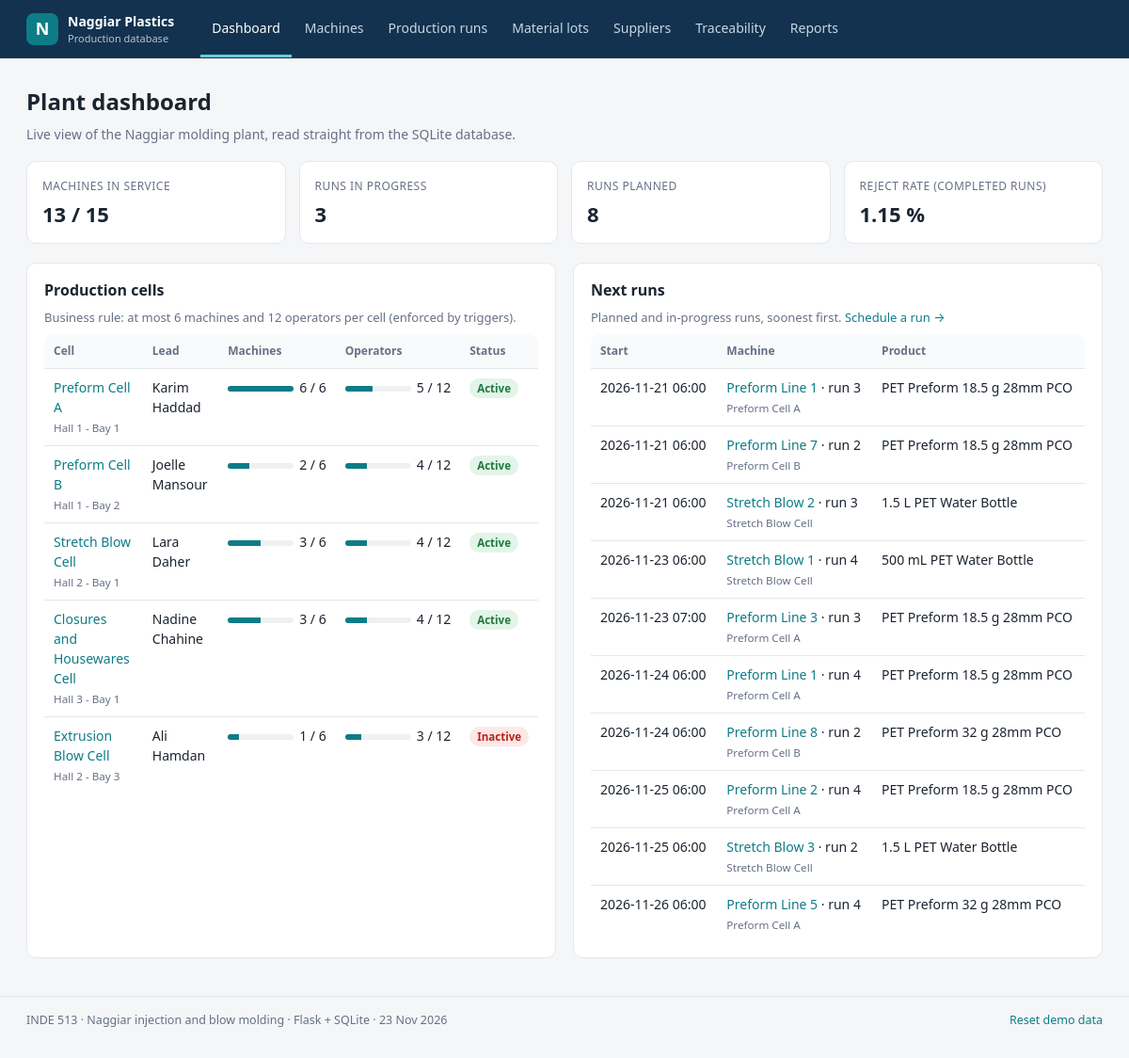
The page / on the database its author committed.
### tables this page shows
CREATE TABLE ProductionCell (
    cellId INTEGER PRIMARY KEY,
    cellName VARCHAR(50) NOT NULL UNIQUE,
    location VARCHAR(100) NOT NULL,
    cellStatus VARCHAR(20) NOT NULL DEFAULT 'Active',
    operatorId INT NOT NULL UNIQUE,
    FOREIGN KEY (operatorId)
        REFERENCES Operator(operatorId)
        DEFERRABLE INITIALLY DEFERRED,
    CHECK (cellId > 0),
    CHECK (length(cellName) BETWEEN 1 AND 50),
    CHECK (length(location) <= 100),
    CHECK (cellStatus IN ('Active', 'Inactive'))
);

CREATE TABLE ProductionRun (
    machineId INT NOT NULL,
    runNo INT NOT NULL,
    plannedStart DATETIME NOT NULL,
    plannedEnd DATETIME NOT NULL,
    actualStart DATETIME,
    actualEnd DATETIME,
    runStatus VARCHAR(20) NOT NULL DEFAULT 'Planned',
    quantityProduced INT,
    quantityRejected INT,
    moldId INT NOT NULL,
    PRIMARY KEY (machineId, runNo),
    FOREIGN KEY (machineId)
        REFERENCES Machine(machineId),
    FOREIGN KEY (moldId)
        REFERENCES Mold(moldId),
    CHECK (runNo > 0),
    CHECK (plannedStart IS strftime('%Y-%m-%d %H:%M', plannedStart)),
    CHECK (plannedEnd IS strftime('%Y-%m-%d %H:%M', plannedEnd)),
    CHECK (actualStart IS strftime('%Y-%m-%d %H:%M', actualStart)),
    CHECK (actualEnd IS strftime('%Y-%m-%d %H:%M', actualEnd)),
    CHECK (plannedEnd > plannedStart),
    CHECK (actualEnd > actualStart),
    CHECK (runStatus IN ('Planned', 'InProgress', 'Completed', 'Cancelled')),
    CHECK (quantityProduced > 0),
    CHECK (quantityRejected BETWEEN 0 AND quantityProduced)
);

CREATE TABLE Machine (
    machineId INTEGER PRIMARY KEY,
    assetTag CHAR(8) NOT NULL UNIQUE,
    machineName VARCHAR(50) NOT NULL,
    moldingType VARCHAR(20) NOT NULL,
    manufacturer VARCHAR(50),
    model VARCHAR(50),
    clampingForceKN DECIMAL(10,2) NOT NULL,
    installationDate DATE,
    machineStatus VARCHAR(20) NOT NULL DEFAULT 'Available',
    cellId INT NOT NULL,
    FOREIGN KEY (cellId)
        REFERENCES ProductionCell(cellId),
    CHECK (machineId > 0),
    CHECK (length(assetTag) = 8),
    CHECK (length(machineName) <= 50),
    CHECK (moldingType IN ('Injection', 'Blow')),
    CHECK (length(manufacturer) <= 50),
    CHECK (length(model) <= 50),
    CHECK (clampingForceKN > 0),
    CHECK (installationDate IS date(installationDate)),
    CHECK (machineStatus IN ('Available', 'InUse', 'UnderMaintenance', 'Inactive'))
);

CREATE TABLE Product (
    productId INTEGER PRIMARY KEY,
    productName VARCHAR(50) NOT NULL,
    moldingType VARCHAR(20) NOT NULL,
    unitWeightG DECIMAL(10,2) NOT NULL,
    foodContactRequired VARCHAR(3) NOT NULL DEFAULT 'No',
    productStatus VARCHAR(20) NOT NULL DEFAULT 'Active',
    CHECK (productId > 0),
    CHECK (length(productName) <= 50),
    CHECK (moldingType IN ('Injection', 'Blow')),
    CHECK (unitWeightG > 0),
    CHECK (foodContactRequired IN ('Yes', 'No')),
    CHECK (productStatus IN ('Active', 'Inactive'))
);

### app.py (the view)
@app.route("/")
def index():
    stats = {
        "machines": query("SELECT COUNT(*) AS n FROM Machine", one=True)["n"],
        "in_service": query(
            "SELECT COUNT(*) AS n FROM Machine WHERE machineStatus IN ('Available','InUse')",
            one=True)["n"],
        "in_progress": query(
            "SELECT COUNT(*) AS n FROM ProductionRun WHERE runStatus = 'InProgress'",
            one=True)["n"],
        "planned": query(
            "SELECT COUNT(*) AS n FROM ProductionRun WHERE runStatus = 'Planned'",
            one=True)["n"],
        "reject_rate": query(
            """SELECT ROUND(100.0 * SUM(quantityRejected) / SUM(quantityProduced), 2) AS r
               FROM ProductionRun WHERE runStatus = 'Completed'""", one=True)["r"],
    }
    cells = query("""
        SELECT ProductionCell.cellId, ProductionCell.cellName, ProductionCell.location,
               ProductionCell.cellStatus,
               Lead.firstName || ' ' || Lead.lastName AS leadName,
               COUNT(DISTINCT Machine.machineId) AS machineCount,
               COUNT(DISTINCT Operator.operatorId) AS operatorCount
        FROM ProductionCell
        JOIN Operator AS Lead ON ProductionCell.operatorId = Lead.operatorId
        LEFT OUTER JOIN Machine ON ProductionCell.cellId = Machine.cellId
        LEFT OUTER JOIN Operator ON ProductionCell.cellId = Operator.cellId
        GROUP BY ProductionCell.cellId
        ORDER BY ProductionCell.cellId""")
    upcoming = query("""
        SELECT ProductionRun.machineId, ProductionRun.runNo, ProductionRun.plannedStart,
               ProductionCell.cellName, Machine.machineName, Product.productName
        FROM ProductionRun
        JOIN Machine ON ProductionRun.machineId = Machine.machineId
        JOIN ProductionCell ON Machine.cellId = ProductionCell.cellId
        JOIN Mold ON ProductionRun.moldId = Mold.moldId
        JOIN Product ON Mold.productId = Product.productId
        WHERE ProductionRun.runStatus IN ('Planned', 'InProgress')
        ORDER BY ProductionRun.plannedStart ASC
        LIMIT 10""")
    return render_template("index.html", stats=stats, cells=cells, upcoming=upcoming)

### app.py (called while the page is built)
def get_db():
    if "db" not in g:
        g.db = sqlite3.connect(DB_PATH)
        g.db.row_factory = sqlite3.Row
        g.db.execute("PRAGMA foreign_keys = ON")
    return g.db

def query(sql, args=(), one=False):
    rows = get_db().execute(sql, args).fetchall()
    if one:
        return rows[0] if rows else None
    return rows

@app.context_processor
def inject_globals():
    return {"today": datetime.now().strftime("%d %b %Y")}

### templates/index.html
{% extends "base.html" %}
{% block content %}
<h1>Plant dashboard</h1>
<p class="lead">Live view of the Naggiar molding plant, read straight from the SQLite database.</p>
<div class="cards">
  <div class="card"><span>Machines in service</span><b>{{ stats.in_service }} / {{ stats.machines }}</b></div>
  <div class="card"><span>Runs in progress</span><b>{{ stats.in_progress }}</b></div>
  <div class="card"><span>Runs planned</span><b>{{ stats.planned }}</b></div>
  <div class="card"><span>Reject rate (completed runs)</span><b>{{ stats.reject_rate }} %</b></div>
</div>
<div class="grid2">
  <section class="panel">
    <h2>Production cells</h2>
    <p class="hint">Business rule: at most 6 machines and 12 operators per cell (enforced by triggers).</p>
    <table>
      <tr><th>Cell</th><th>Lead</th><th>Machines</th><th>Operators</th><th>Status</th></tr>
      {% for c in cells %}
      <tr>
        <td><a href="{{ url_for('machines', cell=c.cellId) }}">{{ c.cellName }}</a><br><small>{{ c.location }}</small></td>
        <td>{{ c.leadName }}</td>
        <td><div class="bar"><i style="width: {{ (c.machineCount / 6 * 100)|round }}%"></i></div>{{ c.machineCount }} / 6</td>
        <td><div class="bar"><i style="width: {{ (c.operatorCount / 12 * 100)|round }}%"></i></div>{{ c.operatorCount }} / 12</td>
        <td><span class="tag {{ c.cellStatus }}">{{ c.cellStatus }}</span></td>
      </tr>
      {% endfor %}
    </table>
  </section>
  <section class="panel">
    <h2>Next runs</h2>
    <p class="hint">Planned and in-progress runs, soonest first. <a href="{{ url_for('run_new') }}">Schedule a run &rarr;</a></p>
    <table>
      <tr><th>Start</th><th>Machine</th><th>Product</th></tr>
      {% for r in upcoming %}
      <tr>
        <td>{{ r.plannedStart }}</td>
        <td><a href="{{ url_for('machine_detail', machine_id=r.machineId) }}">{{ r.machineName }}</a> &middot; run {{ r.runNo }}<br><small>{{ r.cellName }}</small></td>
        <td>{{ r.productName }}</td>
      </tr>
      {% endfor %}
    </table>
  </section>
</div>
{% endblock %}

### static/style.css (style rules this page uses)
:root { --ink:#1b2430;--muted:#667085;--line:#e4e7ec;--bg:#f5f6f8;--navy:#12324f;--accent:#0e7c86;--accent-soft:#e2f3f4;--ok:#1f7a3f;--warn:#b54708;--bad:#b42318; }
* { box-sizing:border-box; }
body { margin:0;font:14px/1.5 'Segoe UI',system-ui,-apple-system,Roboto,Arial,sans-serif;color:var(--ink);background:var(--bg); }
a { color:var(--accent);text-decoration:none; }
h1 { font-size:24px;margin:4px 0 6px; }
h2 { font-size:16px;margin:22px 0 8px; }
.lead { color:var(--muted);margin:0 0 18px; }
.hint,.count { color:var(--muted);font-size:13px;margin:0 0 8px; }
.cards { display:grid;grid-template-columns:repeat(auto-fit,minmax(200px,1fr));gap:14px;margin:14px 0 20px; }
.card { background:#fff;border:1px solid var(--line);border-radius:10px;padding:14px 16px; }
.card span { color:var(--muted);font-size:12px;text-transform:uppercase;letter-spacing:.04em; }
.card b { display:block;font-size:22px;margin-top:4px; }
.grid2 { display:grid;grid-template-columns:1fr 1fr;gap:18px; }
.panel { background:#fff;border:1px solid var(--line);border-radius:10px;padding:16px 18px; }
.panel h2 { margin-top:0; }
.panel table { border:0; }
table { width:100%;border-collapse:collapse;background:#fff;border:1px solid var(--line);border-radius:10px;overflow:hidden; }
th { text-align:left;font-size:12px;color:var(--muted);font-weight:600;background:#f9fafb;padding:9px 10px;border-bottom:1px solid var(--line); }
td { padding:9px 10px;border-bottom:1px solid var(--line);vertical-align:top; }
tr:last-child td { border-bottom:0; }
td small { color:var(--muted); }
.tag { display:inline-block;font-size:11.5px;font-weight:600;padding:2px 8px;border-radius:999px;background:#eef1f4;color:#475467;white-space:nowrap; }
.tag.Active,.tag.Available,.tag.Completed,.tag.Approved { background:#e3f4e8;color:var(--ok); }
.tag.Inactive,.tag.Cancelled { background:#fde8e7;color:var(--bad); }
.bar { width:70px;height:6px;background:#eef1f4;border-radius:4px;display:inline-block;margin-right:6px;vertical-align:middle;overflow:hidden; }
.bar i { display:block;height:100%;background:var(--accent); }
td:has(.bar) { white-space:nowrap; }

### rows shown on the page
ProductionCell: cellName "Preform Cell A", location "Hall 1 - Bay 1", leadName "Karim Haddad", {{ (c.machineCount / 6 * 100)|round }} 100.0 (drawn), machineCount "6", {{ (c.operatorCount / 12 * 100)|round }} 42.0 (drawn), operatorCount "5", cellStatus "Active"
ProductionCell: cellName "Preform Cell B", location "Hall 1 - Bay 2", leadName "Joelle Mansour", {{ (c.machineCount / 6 * 100)|round }} 33.0 (drawn), machineCount "2", {{ (c.operatorCount / 12 * 100)|round }} 33.0 (drawn), operatorCount "4", cellStatus "Active"
ProductionCell: cellName "Stretch Blow Cell", location "Hall 2 - Bay 1", leadName "Lara Daher", {{ (c.machineCount / 6 * 100)|round }} 50.0 (drawn), machineCount "3", {{ (c.operatorCount / 12 * 100)|round }} 33.0 (drawn), operatorCount "4", cellStatus "Active"
ProductionCell: cellName "Closures and Housewares Cell", location "Hall 3 - Bay 1", leadName "Nadine Chahine", {{ (c.machineCount / 6 * 100)|round }} 50.0 (drawn), machineCount "3", {{ (c.operatorCount / 12 * 100)|round }} 33.0 (drawn), operatorCount "4", cellStatus "Active"
ProductionCell: cellName "Extrusion Blow Cell", location "Hall 2 - Bay 3", leadName "Ali Hamdan", {{ (c.machineCount / 6 * 100)|round }} 17.0 (drawn), machineCount "1", {{ (c.operatorCount / 12 * 100)|round }} 25.0 (drawn), operatorCount "3", cellStatus "Inactive"
ProductionRun: plannedStart "2026-11-21 06:00", machineName "Preform Line 1", runNo "3", cellName "Preform Cell A", productName "PET Preform 18.5 g 28mm PCO"
ProductionRun: plannedStart "2026-11-21 06:00", machineName "Preform Line 7", runNo "2", cellName "Preform Cell B", productName "PET Preform 18.5 g 28mm PCO"
ProductionRun: plannedStart "2026-11-21 06:00", machineName "Stretch Blow 2", runNo "3", cellName "Stretch Blow Cell", productName "1.5 L PET Water Bottle"
ProductionRun: plannedStart "2026-11-23 06:00", machineName "Stretch Blow 1", runNo "4", cellName "Stretch Blow Cell", productName "500 mL PET Water Bottle"
ProductionRun: plannedStart "2026-11-23 07:00", machineName "Preform Line 3", runNo "3", cellName "Preform Cell A", productName "PET Preform 18.5 g 28mm PCO"
ProductionRun: plannedStart "2026-11-24 06:00", machineName "Preform Line 1", runNo "4", cellName "Preform Cell A", productName "PET Preform 18.5 g 28mm PCO"
ProductionRun: plannedStart "2026-11-24 06:00", machineName "Preform Line 8", runNo "2", cellName "Preform Cell B", productName "PET Preform 32 g 28mm PCO"
ProductionRun: plannedStart "2026-11-25 06:00", machineName "Preform Line 2", runNo "4", cellName "Preform Cell A", productName "PET Preform 18.5 g 28mm PCO"
ProductionRun: plannedStart "2026-11-25 06:00", machineName "Stretch Blow 3", runNo "2", cellName "Stretch Blow Cell", productName "1.5 L PET Water Bottle"
ProductionRun: plannedStart "2026-11-26 06:00", machineName "Preform Line 5", runNo "4", cellName "Preform Cell A", productName "PET Preform 32 g 28mm PCO"

### other values the page prints
{{ stats.in_service }} "13"
{{ stats.machines }} "15"
{{ stats.in_progress }} "3"
{{ stats.planned }} "8"
{{ stats.reject_rate }} "1.15"
